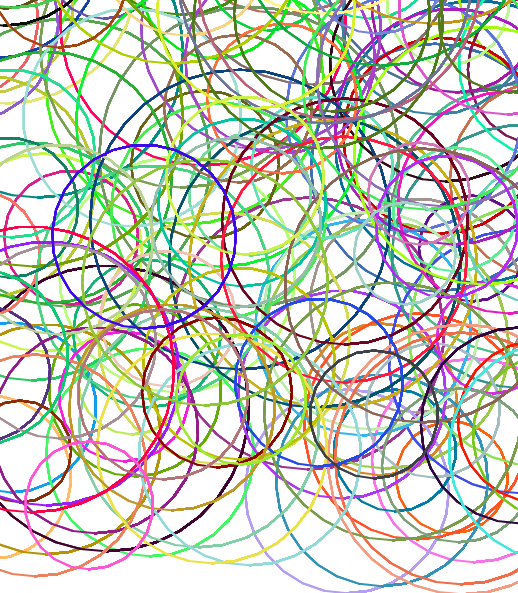

Here is the Python script that generated this plot:
import turtle
import random

tj = turtle.Turtle()
tj.speed(0)
tj.pensize(2)
tj.shape("turtle")

for _ in range(150):  
    r = random.randint(0, 255)
    g = random.randint(0, 255)
    b = random.randint(0, 255) 
    tj.color(r, g, b)
    
    radius = random.randint(50, 150)
    
    tj.penup()
    areax = random.randint(-300, 300)
    areay = random.randint(-300, 300)
    
    tj.goto(areax, areay)
    tj.pendown()
    tj.circle(radius)

tj.hideturtle()
turtle.done()
